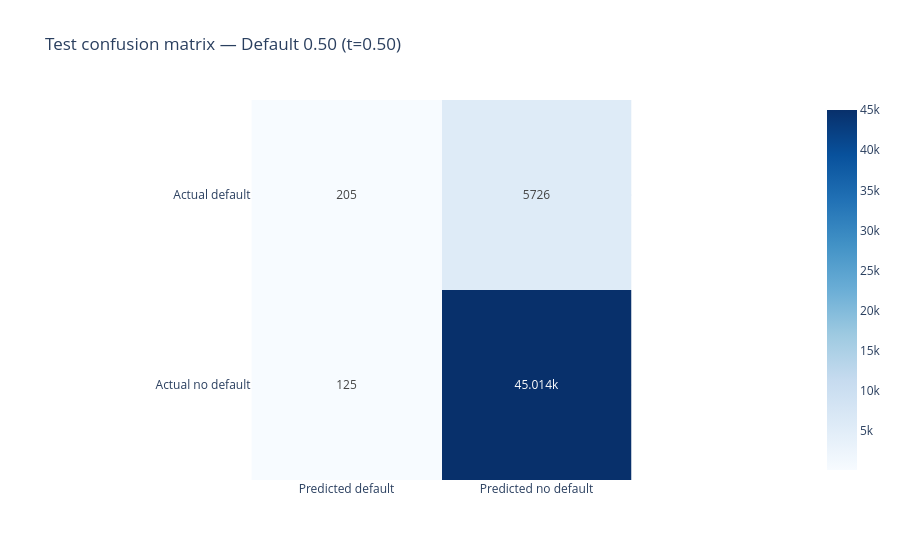
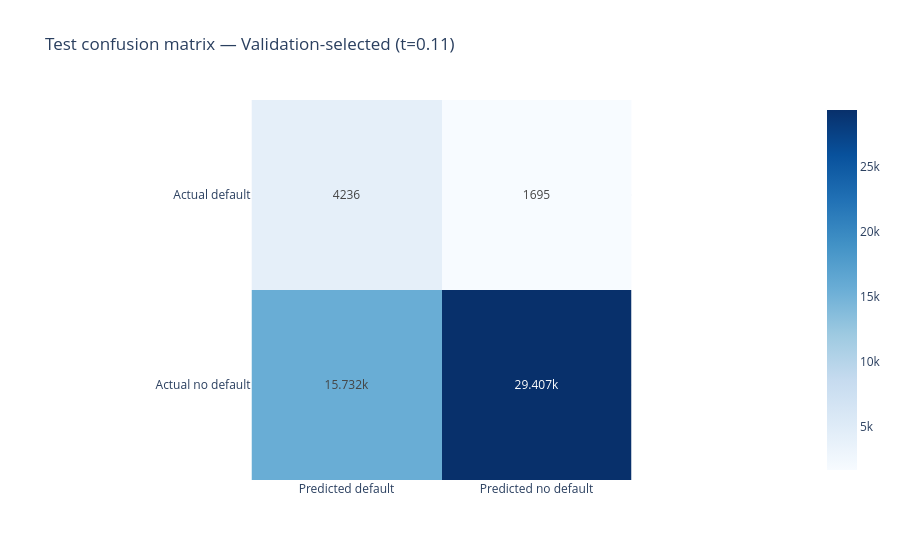

Notebook source saved alongside these figures, in order:
### Markdown cell above
Threshold of 0.11 meets 0.70 min recall, minimizes out false negatives

### Code cell
# comparing default vs our select threshold and their metrics
final_metrics = pd.DataFrame([
    {'Rule':'Default 0.50', **metrics_at(y_test,p_test,0.50)},
    {'Rule':'Validation-selected', **metrics_at(y_test,p_test,selected_threshold)}
])
display(final_metrics.round(4))
for rule,t in [('Default 0.50',0.50),('Validation-selected',selected_threshold)]:
    pred=(p_test>=t).astype(int)
    cm=confusion_matrix(y_test,pred,labels=[1,0])
    cm_df=pd.DataFrame(cm,index=['Actual default','Actual no default'],
                       columns=['Predicted default','Predicted no default'])
    fig=px.imshow(cm_df,text_auto=True,color_continuous_scale='Blues',
                  title=f'Test confusion matrix — {rule} (t={t:.2f})')
    fig.show()

### Figure 1 — Plotly figure (JSON) as saved in the notebook; plotly's stock layout.template omitted (floating-point values rounded to 4 significant figures)
{"data": [{"coloraxis": "coloraxis", "hovertemplate": "x: %{x}<br>y: %{y}<br>color: %{z}<extra></extra>", "name": "0", "texttemplate": "%{z}", "type": "heatmap", "x": ["Predicted default", "Predicted no default"], "xaxis": "x", "y": ["Actual default", "Actual no default"], "yaxis": "y", "z": [[205, 5726], [125, 45014]]}], "layout": {"coloraxis": {"autocolorscale": false, "colorscale": [[0, "rgb(247,251,255)"], [0.125, "rgb(222,235,247)"], [0.25, "rgb(198,219,239)"], [0.375, "rgb(158,202,225)"], [0.5, "rgb(107,174,214)"], [0.625, "rgb(66,146,198)"], [0.75, "rgb(33,113,181)"], [0.875, "rgb(8,81,156)"], [1, "rgb(8,48,107)"]]}, "title": {"text": "Test confusion matrix — Default 0.50 (t=0.50)"}, "xaxis": {"anchor": "y", "constrain": "domain", "domain": [0, 1], "scaleanchor": "y"}, "yaxis": {"anchor": "x", "autorange": "reversed", "constrain": "domain", "domain": [0, 1]}}}

### Figure 2 — Plotly figure (JSON) as saved in the notebook; plotly's stock layout.template omitted (floating-point values rounded to 4 significant figures)
{"data": [{"coloraxis": "coloraxis", "hovertemplate": "x: %{x}<br>y: %{y}<br>color: %{z}<extra></extra>", "name": "0", "texttemplate": "%{z}", "type": "heatmap", "x": ["Predicted default", "Predicted no default"], "xaxis": "x", "y": ["Actual default", "Actual no default"], "yaxis": "y", "z": [[4236, 1695], [15732, 29407]]}], "layout": {"coloraxis": {"autocolorscale": false, "colorscale": [[0, "rgb(247,251,255)"], [0.125, "rgb(222,235,247)"], [0.25, "rgb(198,219,239)"], [0.375, "rgb(158,202,225)"], [0.5, "rgb(107,174,214)"], [0.625, "rgb(66,146,198)"], [0.75, "rgb(33,113,181)"], [0.875, "rgb(8,81,156)"], [1, "rgb(8,48,107)"]]}, "title": {"text": "Test confusion matrix — Validation-selected (t=0.11)"}, "xaxis": {"anchor": "y", "constrain": "domain", "domain": [0, 1], "scaleanchor": "y"}, "yaxis": {"anchor": "x", "autorange": "reversed", "constrain": "domain", "domain": [0, 1]}}}
